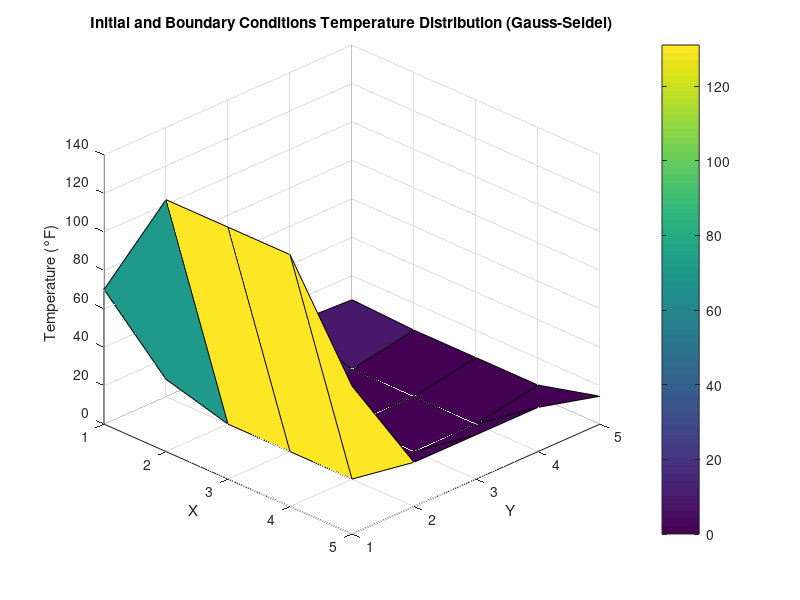

MATLAB code for this plot: (Note: this script raises an error after producing the figure.)
clc; clear; close all;

% Grid Size (3x3 interior, so 5x5 including boundaries)
N = 5;

% Discretization of Geometry
Length = 5;
width = 5;

% Boundary Conditions from NIM 13123069
T_top = 131;
T_right = 23;
T_bottom = 6;
T_left = 9;

% Convergence criteria
epsilon_s = 1; % convergence tolerance in %
max_iter = 10000;

% Initialize grid
T = zeros(N, N);

% Apply boundary conditions
T(1, :) = T_top;         % Top side
T(N, :) = T_bottom;      % Bottom side
T(:, 1) = T_left;        % Left side
T(:, N) = T_right;       % Right side

% Fix the corners by averaging overlapping BCs
T(1,1)   = (T_top + T_left) / 2;      % Top-left
T(1,N)   = (T_top + T_right) / 2;     % Top-right
T(N,1)   = (T_bottom + T_left) / 2;   % Bottom-left
T(N,N)   = (T_bottom + T_right) / 2;  % Bottom-right

% Initial Matrix T
disp(T);

% Plot initial and boundary conditions
figure;
[x,y] = meshgrid(1:N,1:N);
surf(x,y,T);
colorbar;
xlabel("X"); ylabel("Y"); zlabel("Temperature (°F)");
title('Initial and Boundary Conditions Temperature Distribution (Gauss-Seidel)');
view(45,30);

% Heatmap IC & BC  Plots
figure;
h = heatmap(T);
h.Title = 'Heated Plate Temperature Gradient Initial & Boundary Conditions';
h.XLabel = 'Left';
h.YLabel = 'Bottom'

% Gauss-Seidel Iteration
for iter = 1:max_iter
    max_error = 0;
    for i = 2:N-1
        for j = 2:N-1
            prev_iter = T(i,j);
            T(i,j) = 0.25 * (T(i+1,j) + T(i-1,j) + T(i,j+1) + T(i,j-1));
            error = abs((T(i,j) - prev_iter)/T(i,j)) * 100;
            if error > max_error
                max_error = error;
            end
        end
    end
    
    if max_error < epsilon_s
        fprintf('Converged in %d iterations with max error = %.4f%%\n', iter, max_error);
        break
    end
end

% Display final 3x3 interior values
disp('Final Temperature at Interior Points (3x3):');
disp(T(2:4, 2:4));

% Optional: Full Grid Display
disp('Full Temperature Grid (5x5):');
disp(T);

% Plotting the result
[X, Y] = meshgrid(1:N, 1:N);
figure;
surf(X, Y, T, 'EdgeColor', 'none');
xlabel('X');
ylabel('Y');
zlabel('Temperature (°F)');
title('Steady-State Temperature Distribution (Gauss-Seidel)');
colorbar;
view(45,30);


% Heatmap Plots
figure;
h = heatmap(T);
h.Title = 'Heated Plate Temperature Gradient';
h.XLabel = 'Left';
h.YLabel = 'Bottom'

